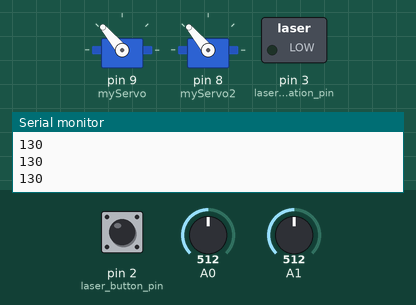
A sketch run on a simulated Arduino Mega 2560, built with avr-gcc and run on an emulated ATmega2560. Parts: 2 × servo, switched loads named in the sketch (green lamp = pin HIGH), the last lines printed to the serial monitor. The test bench sets the inputs (shaded band); at power-on: A1 = 512, A0 = 512, pin 2 (laser_button_pin) HIGH.

Above: at 1.2 s.
1.3 s: A1 set to 716
At 2.07 s:
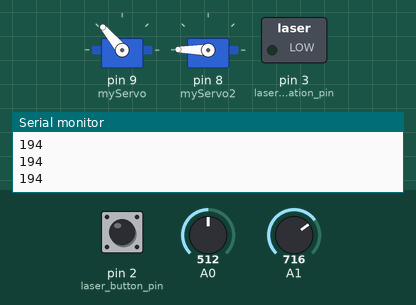
4.3 s: A0 set to 716
At 5.66 s:
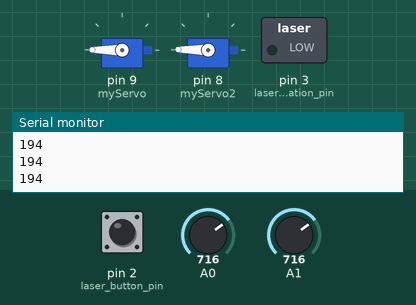
7.3 s: pin 2 (laser_button_pin) pulled LOW for 0.15 s
At 7.81 s:
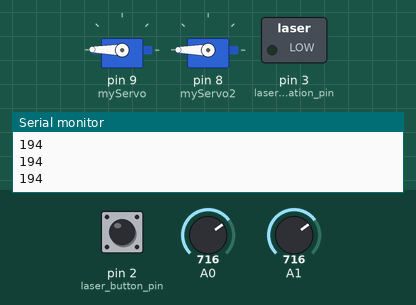
10.3 s: A1 set to 511
At 11.58 s:
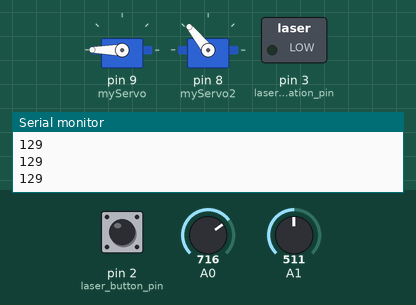
13.3 s: A0 set to 687
16.3 s: A0 set to 663
At 17.5 s:
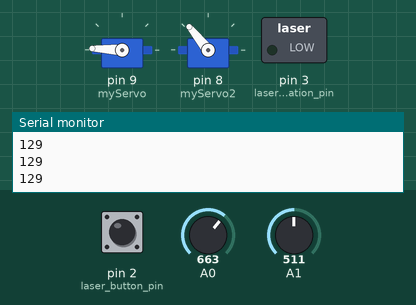
Timing chart, 0 to 18.8 s (numbered marks = the images above; inputs shaded):
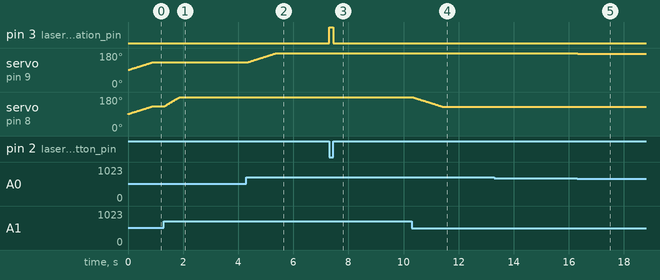

Measured:
- after the input at 1.3 s, servo on pin 8 (myServo2): moves from 130° to 179° over 0.56 s, starting at once
- after the input at 7.3 s, pin 3 (laser_activation_pin): LOW → HIGH at once, → LOW 0.15 s later
- after the input at 10.3 s, servo on pin 9 (myServo): goes on until 11.4 s, then stays 180°
- after the input at 16.3 s, servo on pin 9 (myServo): 180° → 177° at once

The sketch:

Phase1_1-V2.ino
```cpp
#include <Servo.h>
// the setup routine runs once when you press reset:

const int laser_button_pin = 2;     // the number of the pushbutton pin (fire laser)
const int laser_activation_pin = 3;      // the number of the laster activation pin

Servo myServo, myServo2; //The two servo motors. myServo attached to digital pin 9 and myServo2 attached to digital pin 8

int pos;

void setup() {
  // initialize serial communication at 9600 bits per second:
  Serial.begin(9600);
  Serial1.begin(9600);
  // initialize laser related pins
  pinMode(laser_button_pin, INPUT_PULLUP);
  pinMode(laser_activation_pin, OUTPUT);


  myServo.attach(9);
  int angle = myServo.read();
  for (; angle < 90 - 1 || pos > 90 + 1;) { // initializes myServo to be at about 90 degrees
    // in steps of 1 degree
    // tell servo to go to around 90 degrees
    if(angle < 90 - 1)
      myServo.write(angle++);
    if(angle > 90 - 1)
      myServo.write(angle--);
    delay(10);                       // waits 15ms for the servo to reach the position
    angle = myServo.read();
  }

  myServo2.attach(8);
  angle = myServo2.read();
  for (; angle < 90 - 1 || pos > 90 + 1;) { // initializes the myServo2 to be at about 90 degrees
    // in steps of 1 degree
    // tell servo to go to around 90 degrees
    if(angle < 90 - 1)
      myServo2.write(angle++);
    if(angle > 90 - 1)
      myServo2.write(angle--);
    delay(10);
    angle = myServo2.read();
  }
}

// the loop routine runs over and over again forever:
void loop() {
  // read the input on analog pin 0:
  int sensorValue = analogRead(A0); //input signal for controlling myServo
  int sensorValue2 = analogRead(A1); //input signal for controllers myServo2

  //The part below controlls the movement of myServo
  sensorValue = map(sensorValue, 100, 670, 0, 180);

  //Serial.println(sensorValue);//This prints the value to Serial1

  pos = myServo.read();
  if(pos == 0 || pos == 180){
      if(pos == 0){
        myServo.write(pos+1);
        delay(10);
      }
      if(pos == 180){
        myServo.write(pos-1);
        delay(10);
      }
  }
  if((pos <= 179 && pos >= 1) && (sensorValue < 56 || sensorValue > 120)){
    if(sensorValue > (pos)){
      myServo.write(pos+1);
      delay(10);
    }else if(sensorValue > (pos+20)){
      myServo.write(pos+2);
      delay(10);
    }
    if(sensorValue < (pos)){
      myServo.write(pos-1);
      delay(10);
    }else if(sensorValue < (pos-20)){
      myServo.write(pos-2);
      delay(10);
    }
  }

  //the part below controlls the movement of myServo2
  sensorValue2 = map(sensorValue2, 100, 670, 0, 180);

  Serial.println(sensorValue2);//This prints the value to Serial1

  pos = myServo2.read();
  if(pos == 0 || pos == 180){
      if(pos == 0){
        myServo2.write(pos+1);
        delay(10);
      }
      if(pos == 180){
        myServo2.write(pos-1);
        delay(10);
      }
  }
  if((pos <= 179 && pos >= 1) && (sensorValue2 < 56 || sensorValue2 > 120)){
    if(sensorValue2 > (pos)){
      myServo2.write(pos+1);
      delay(10);
    }else if(sensorValue2 > (pos+20)){
      myServo2.write(pos+2);
      delay(10);
    }
    if(sensorValue2 < (pos)){
      myServo2.write(pos-1);
      delay(10);
    } else if(sensorValue2 < (pos-20)){
      myServo2.write(pos-2);
      delay(10);
    }
  }

int laser_button_state = digitalRead(laser_button_pin);

  if (laser_button_state == HIGH) {
    digitalWrite(laser_activation_pin, LOW);
  } else {
    digitalWrite(laser_activation_pin, HIGH);
  }

  delay(1);        // delay in between reads for stability
}
```
